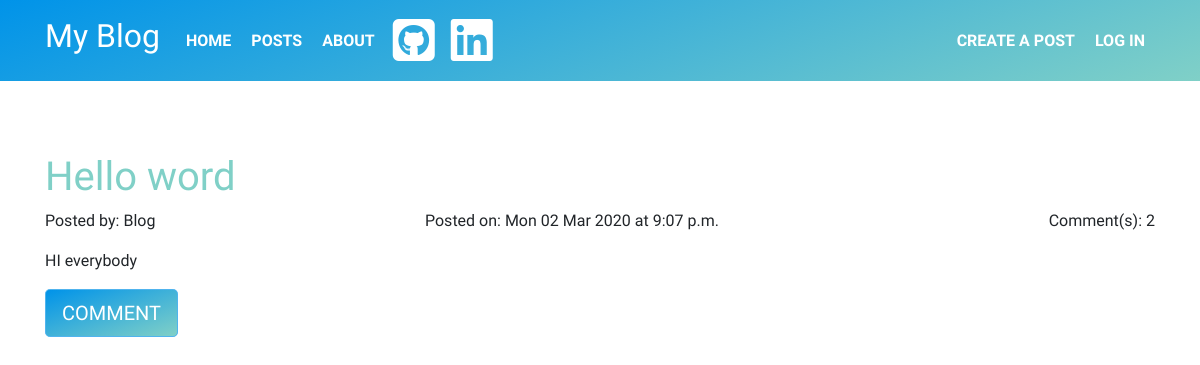
The app's page //post/1/ with its own data.
### blog/models.py (models this page shows, shortened)
class Post(models.Model):
    author = models.ForeignKey(User, on_delete=models.CASCADE)
    alias = models.CharField(max_length=50, null=True)
    title = models.CharField(max_length=100)
    text = models.TextField()
    created_date = models.DateTimeField(default=timezone.now)
    published_date = models.DateTimeField(null=True)
    def approved_comments(self):
        return self.comments.filter(approved_comment=True)

### blog/views.py (the view)
class PostDetailView(DetailView):
    model = Post

### blog/templates/blog/post_detail.html (shortened to what this page needs)
{%  extends 'blog/base.html' %}
{% block content %}
<div>
    <div>
        <h1 class="customtext"><a href="{% url 'post_detail' pk=post.pk %}">{{post.title}}</a></h1>
    </div>
    <div class="row">
        <div class="col-md-4">
            <p>Posted by: {{post.author|title}}</p>
        </div>
        <div class="col-md-4">
            {% if post.published_date %}
                <p>Posted on: {{post.published_date|date:"D d M Y"}} at {{post.published_date|time:"g:i a"}}</p>
            {% else %}
                <p>This Post has not yet been published</p>
            {% endif %}
        </div>
        <div class="col-md-4" align="right">
            {% if post.published_date %}
                    {% if post.approved_comments %}
                        <p>Comment(s): {{post.approved_comments.count}}</p>
                    {% else %}
                        <p>No Comments</p>
                    {% endif %}
            {% endif %}
        </div>
    </div>
        <div>
            <p>{{post.text|safe}}</p>
        </div>
        <div>
            {% if user.username == post.alias %}
                {% if post.published_date %}
                    <a href="{% url 'editpost' pk=post.pk %}"><i class="fas fa-edit"></i></a>
                    <a href="{% url 'deletepost' pk=post.pk %}"><i class="fas fa-trash"></i></a>
                {% else %}
                    <a href="{% url 'publish_post' pk=post.pk %}"><input type="button" value="PUBLISH" class="btn btn-warning btn-lg"></a>
                    <a href="{% url 'editpost' pk=post.pk %}"><i class="fas fa-edit btn btn-secondary btn-lg"></i></a>
                    <a href="{% url 'deletepost' pk=post.pk %}"><i class="fas fa-trash btn btn-danger btn-lg"></i></a>
                {% endif %}
            {% else %}
                <a href="{% url 'add_comment_to_post' pk=post.pk %}"><input type="button" value="COMMENT" class="btn btn-warning btn-lg"></a>
            {% endif %}
        </div>
    </div>
</div>
{% endblock %}

### blog/static/css/blog.css (style rules this page uses)
.fonty { font-family: 'Sirin Stencil', sans-serif; }
.customtext { background: radial-gradient(circle, rgba(0,147,233,1) 0%, rgba(128,208,199,1) 25%); -webkit-background-clip: text; -webkit-text-fill-color: transparent; }
.btn-warning { background-color: #0093E9; background-image: linear-gradient(160deg, #0093E9 0%, #80D0C7 100%); border-color: rgb(80, 180, 238); color: white; transition: 0.70s; -webkit-transition: 0.70s; -moz-transition: 0.70s; -ms-transition: 0.70s; -o-transition: 0.70s; }

### records on screen
Post: title "Hello word", author "Blog", published_date "Mon 02 Mar 2020", published_date "9:07 p.m.", approved_comments.count "2", text "HI everybody"
